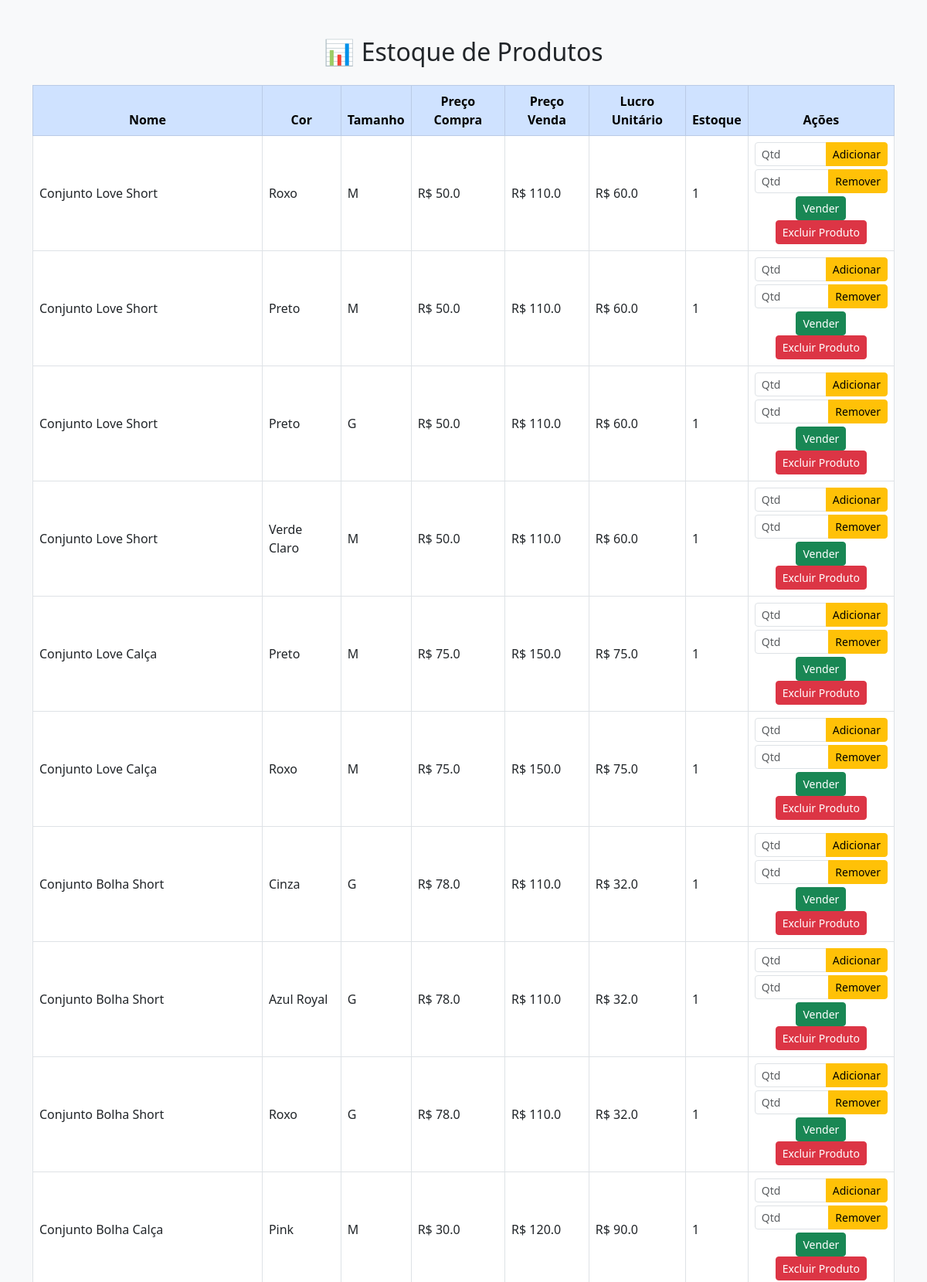
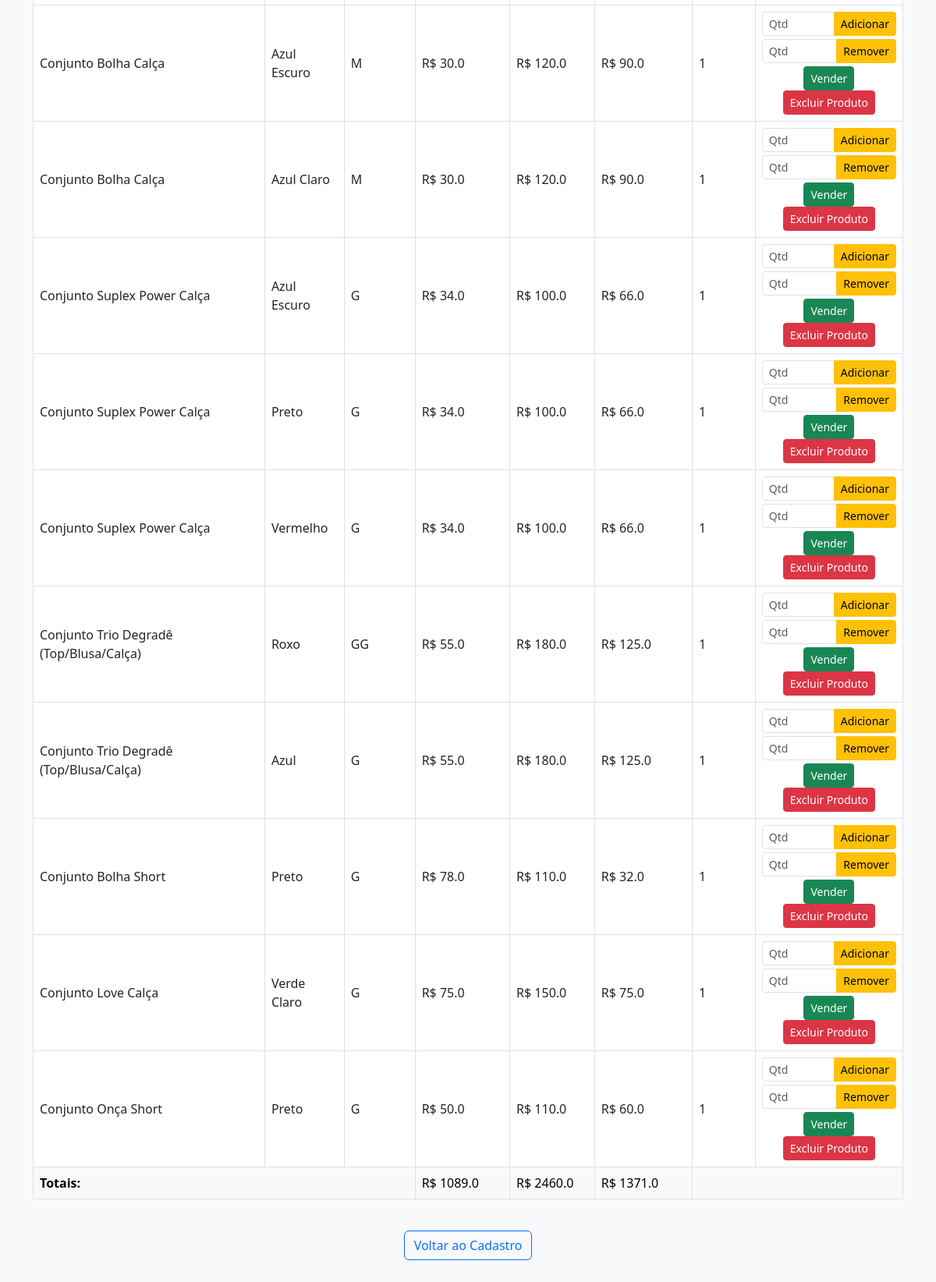
The page /estoque on the database its author committed (2 pictures, top to bottom).
### models.py (models this page shows, shortened)
class Product(db.Model):
    id = db.Column(db.Integer, primary_key=True)
    nome = db.Column(db.String(100), nullable=False)
    tamanho = db.Column(db.String(10), nullable=False)
    cor = db.Column(db.String(30), nullable=False)
    preco_compra = db.Column(db.Float, nullable=False)
    preco_venda = db.Column(db.Float, nullable=False)
    estoque = db.Column(db.Integer, default=0)

### app.py (the view)
@app.route('/estoque')
def estoque_view():
    produtos = Product.query.all()
    total_compra = sum(p.preco_compra * p.estoque for p in produtos)
    total_venda = sum(p.preco_venda * p.estoque for p in produtos)
    total_lucro = total_venda - total_compra
    return render_template('estoque.html', produtos=produtos,
                           total_compra=total_compra,
                           total_venda=total_venda,
                           total_lucro=total_lucro)

### templates/estoque.html (shortened to what this page needs)
<!DOCTYPE html>
<html lang="pt-BR">
<head>
    <link href="https://cdn.jsdelivr.net/npm/bootstrap@5.3.0/dist/css/bootstrap.min.css" rel="stylesheet">
</head>
<body class="bg-light">
    <div class="container py-5">
        <h2 class="mb-4 text-center">📊 Estoque de Produtos</h2>
        <div class="table-responsive">
            <table class="table table-bordered table-hover align-middle">
                <thead class="table-primary text-center">
                    <tr>
                        <th>Nome</th>
                        <th>Cor</th>
                        <th>Tamanho</th>
                        <th>Preço Compra</th>
                        <th>Preço Venda</th>
                        <th>Lucro Unitário</th>
                        <th>Estoque</th>
                        <th>Ações</th>
                    </tr>
                </thead>
                <tbody>
                    {% for produto in produtos %}
                    <tr>
                        <td>{{ produto.nome }}</td>
                        <td>{{ produto.cor }}</td>
                        <td>{{ produto.tamanho }}</td>
                        <td>R$ {{ produto.preco_compra }}</td>
                        <td>R$ {{ produto.preco_venda }}</td>
                        <td>R$ {{ produto.preco_venda - produto.preco_compra }}</td>
                        <td>{{ produto.estoque }}</td>
                        <td class="text-center">
                            <form action="/adicionar/{{ produto.id }}" method="post" class="d-inline">
                                <div class="input-group input-group-sm mb-1">
                                    <input type="number" name="quantidade" min="1" required class="form-control" style="width: 80px;" placeholder="Qtd">
                                    <button type="submit" class="btn btn-warning">Adicionar</button>
                                </div>
                            </form>
                            <form action="{{ url_for('remover_estoque', id=produto.id) }}" method="post" class="d-inline">
                                <div class="input-group input-group-sm mb-1">
                                    <input type="number" name="quantidade" min="1" max="{{ produto.estoque }}" required class="form-control" style="width: 80px;" placeholder="Qtd">
                                    <button type="submit" class="btn btn-warning">Remover</button>
                                </div>
                            </form>
                            <form action="/vender/{{ produto.id }}" method="post" class="d-inline">
                                <button type="submit" class="btn btn-sm btn-success">Vender</button>
                            </form>
                            <form action="/excluir/{{ produto.id }}" method="post" class="d-inline">
                                <button type="submit" class="btn btn-sm btn-danger">Excluir Produto</button>
                            </form>
                        </td>
                    </tr>
                    {% endfor %}
                </tbody>
                <tfoot class="table-light">
                    <tr>
                        <td colspan="3"><strong>Totais:</strong></td>
                        <td>R$ {{ total_compra }}</td>
                        <td>R$ {{ total_venda }}</td>
                        <td>R$ {{ total_lucro }}</td>
                        <td colspan="2"></td>
                    </tr>
                </tfoot>
            </table>
        </div>
        <div class="text-center mt-4">
            <a href="/" class="btn btn-outline-primary">Voltar ao Cadastro</a>
        </div>
    </div>
</body>
</html>

### rows shown on the page
Product: nome "Conjunto Love Short", cor "Roxo", tamanho "M", preco_compra "50.0", preco_venda "110.0", produto.preco_venda-produto.preco_compra "60.0", estoque "1"
Product: nome "Conjunto Love Short", cor "Preto", tamanho "M", preco_compra "50.0", preco_venda "110.0", produto.preco_venda-produto.preco_compra "60.0", estoque "1"
Product: nome "Conjunto Love Short", cor "Preto", tamanho "G", preco_compra "50.0", preco_venda "110.0", produto.preco_venda-produto.preco_compra "60.0", estoque "1"
Product: nome "Conjunto Love Short", cor "Verde Claro", tamanho "M", preco_compra "50.0", preco_venda "110.0", produto.preco_venda-produto.preco_compra "60.0", estoque "1"
Product: nome "Conjunto Love Calça", cor "Preto", tamanho "M", preco_compra "75.0", preco_venda "150.0", produto.preco_venda-produto.preco_compra "75.0", estoque "1"
Product: nome "Conjunto Love Calça", cor "Roxo", tamanho "M", preco_compra "75.0", preco_venda "150.0", produto.preco_venda-produto.preco_compra "75.0", estoque "1"
Product: nome "Conjunto Bolha Short", cor "Cinza", tamanho "G", preco_compra "78.0", preco_venda "110.0", produto.preco_venda-produto.preco_compra "32.0", estoque "1"
Product: nome "Conjunto Bolha Short", cor "Azul Royal", tamanho "G", preco_compra "78.0", preco_venda "110.0", produto.preco_venda-produto.preco_compra "32.0", estoque "1"
Product: nome "Conjunto Bolha Short", cor "Roxo", tamanho "G", preco_compra "78.0", preco_venda "110.0", produto.preco_venda-produto.preco_compra "32.0", estoque "1"
Product: nome "Conjunto Bolha Calça", cor "Pink", tamanho "M", preco_compra "30.0", preco_venda "120.0", produto.preco_venda-produto.preco_compra "90.0", estoque "1"
Product: nome "Conjunto Bolha Calça", cor "Azul Escuro", tamanho "M", preco_compra "30.0", preco_venda "120.0", produto.preco_venda-produto.preco_compra "90.0", estoque "1"
Product: nome "Conjunto Bolha Calça", cor "Azul Claro", tamanho "M", preco_compra "30.0", preco_venda "120.0", produto.preco_venda-produto.preco_compra "90.0", estoque "1"
Product: nome "Conjunto Suplex Power Calça", cor "Azul Escuro", tamanho "G", preco_compra "34.0", preco_venda "100.0", produto.preco_venda-produto.preco_compra "66.0", estoque "1"
Product: nome "Conjunto Suplex Power Calça", cor "Preto", tamanho "G", preco_compra "34.0", preco_venda "100.0", produto.preco_venda-produto.preco_compra "66.0", estoque "1"
Product: nome "Conjunto Suplex Power Calça", cor "Vermelho", tamanho "G", preco_compra "34.0", preco_venda "100.0", produto.preco_venda-produto.preco_compra "66.0", estoque "1"
Product: nome "Conjunto Trio Degradê (Top/Blusa/Calça)", cor "Roxo", tamanho "GG", preco_compra "55.0", preco_venda "180.0", produto.preco_venda-produto.preco_compra "125.0", estoque "1"
Product: nome "Conjunto Trio Degradê (Top/Blusa/Calça)", cor "Azul", tamanho "G", preco_compra "55.0", preco_venda "180.0", produto.preco_venda-produto.preco_compra "125.0", estoque "1"
Product: nome "Conjunto Bolha Short", cor "Preto", tamanho "G", preco_compra "78.0", preco_venda "110.0", produto.preco_venda-produto.preco_compra "32.0", estoque "1"
Product: nome "Conjunto Love Calça", cor "Verde Claro", tamanho "G", preco_compra "75.0", preco_venda "150.0", produto.preco_venda-produto.preco_compra "75.0", estoque "1"
Product: nome "Conjunto Onça Short", cor "Preto", tamanho "G", preco_compra "50.0", preco_venda "110.0", produto.preco_venda-produto.preco_compra "60.0", estoque "1"

### other values the page prints
{{ total_compra }} "1089.0"
{{ total_venda }} "2460.0"
{{ total_lucro }} "1371.0"
